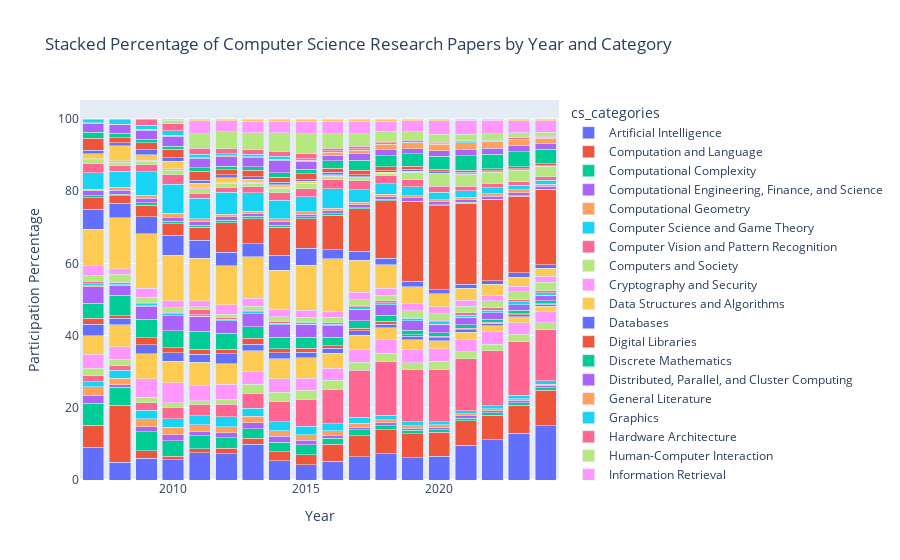

Write notebook code for a chart like this one.
### Code cell
cs_arxiv_metadata_plot = cs_arxiv_metadata[['id', 'cs_categories', 'year']]
cs_arxiv_metadata_plot = cs_arxiv_metadata_plot.explode('cs_categories')

# Group by year and category, then count papers
cs_arxiv_metadata_plot = cs_arxiv_metadata_plot.groupby(['year', 'cs_categories']).size().reset_index(name='count')

# Plot stacked histogram using Plotly
# Calculate the total count per year for percentage calculation
total_per_year = cs_arxiv_metadata_plot.groupby('year')['count'].sum().reset_index()
total_per_year.columns = ['year', 'total_count']

# Merge the total counts with the grouped data
cs_arxiv_metadata_plot = pd.merge(cs_arxiv_metadata_plot, total_per_year, on='year')

# Calculate the percentage
cs_arxiv_metadata_plot['percentage'] = cs_arxiv_metadata_plot['count'] / cs_arxiv_metadata_plot['total_count'] * 100

# Plot stacked percentage plot using Plotly
fig = px.bar(cs_arxiv_metadata_plot, x='year', y='percentage', color='cs_categories',
             title='Stacked Percentage of Computer Science Research Papers by Year and Category',
             labels={'year': 'Year', 'percentage': 'Participation Percentage'},
             barmode='stack')

fig.show()

### Figure 1 — Plotly figure (JSON) as saved in the notebook; plotly's stock layout.template omitted (floating-point values rounded to 4 significant figures)
{"data": [{"alignmentgroup": "True", "hovertemplate": "cs_categories=Artificial Intelligence<br>Year=%{x}<br>Participation Percentage=%{y}<extra></extra>", "legendgroup": "Artificial Intelligence", "marker": {"color": "#636efa", "pattern": {"shape": ""}}, "name": "Artificial Intelligence", "offsetgroup": "Artificial Intelligence", "orientation": "v", "showlegend": true, "textposition": "auto", "type": "bar", "x": [2007, 2008, 2009, 2010, 2011, 2012, 2013, 2014, 2015, 2016, 2017, 2018, 2019, 2020, 2021, 2022, 2023, 2024], "xaxis": "x", "y": [9.116, 4.973, 6.027, 5.642, 7.57, 7.326, 9.851, 5.288, 4.224, 5.143, 6.467, 7.326, 6.104, 6.551, 9.686, 11.11, 12.89, 15.0], "yaxis": "y"}, {"alignmentgroup": "True", "hovertemplate": "cs_categories=Computation and Language<br>Year=%{x}<br>Participation Percentage=%{y}<extra></extra>", "legendgroup": "Computation and Language", "marker": {"color": "#EF553B", "pattern": {"shape": ""}}, "name": "Computation and Language", "offsetgroup": "Computation and Language", "orientation": "v", "showlegend": true, "textposition": "auto", "type": "bar", "x": [2007, 2008, 2009, 2010, 2011, 2012, 2013, 2014, 2015, 2016, 2017, 2018, 2019, 2020, 2021, 2022, 2023, 2024], "xaxis": "x", "y": [6.017, 15.79, 2.11, 0.9964, 1.108, 1.483, 1.721, 2.573, 2.727, 4.728, 5.788, 6.572, 6.752, 6.668, 6.74, 6.861, 7.818, 9.92], "yaxis": "y"}, {"alignmentgroup": "True", "hovertemplate": "cs_categories=Computational Complexity<br>Year=%{x}<br>Participation Percentage=%{y}<extra></extra>", "legendgroup": "Computational Complexity", "marker": {"color": "#00cc96", "pattern": {"shape": ""}}, "name": "Computational Complexity", "offsetgroup": "Computational Complexity", "orientation": "v", "showlegend": true, "textposition": "auto", "type": "bar", "x": [2007, 2008, 2009, 2010, 2011, 2012, 2013, 2014, 2015, 2016, 2017, 2018, 2019, 2020, 2021, 2022, 2023, 2024], "xaxis": "x", "y": [6.074, 4.885, 5.26, 4.167, 3.57, 2.899, 2.57, 2.61, 2.765, 1.765, 1.668, 1.197, 0.9313, 0.7705, 0.7021, 0.6687, 0.6669, 0.5764], "yaxis": "y"}, {"alignmentgroup": "True", "hovertemplate": "cs_categories=Computational Engineering, Finance, and Science<br>Year=%{x}<br>Participation Percentage=%{y}<extra></extra>", "legendgroup": "Computational Engineering, Finance, and Science", "marker": {"color": "#ab63fa", "pattern": {"shape": ""}}, "name": "Computational Engineering, Finance, and Science", "offsetgroup": "Computational Engineering, Finance, and Science", "orientation": "v", "showlegend": true, "textposition": "auto", "type": "bar", "x": [2007, 2008, 2009, 2010, 2011, 2012, 2013, 2014, 2015, 2016, 2017, 2018, 2019, 2020, 2021, 2022, 2023, 2024], "xaxis": "x", "y": [2.267, 0.7415, 1.391, 1.773, 1.237, 1.438, 1.727, 1.625, 1.23, 0.7865, 0.7472, 0.725, 0.5701, 0.619, 0.6107, 0.5907, 0.6568, 0.6587], "yaxis": "y"}, {"alignmentgroup": "True", "hovertemplate": "cs_categories=Computational Geometry<br>Year=%{x}<br>Participation Percentage=%{y}<extra></extra>", "legendgroup": "Computational Geometry", "marker": {"color": "#FFA15A", "pattern": {"shape": ""}}, "name": "Computational Geometry", "offsetgroup": "Computational Geometry", "orientation": "v", "showlegend": true, "textposition": "auto", "type": "bar", "x": [2007, 2008, 2009, 2010, 2011, 2012, 2013, 2014, 2015, 2016, 2017, 2018, 2019, 2020, 2021, 2022, 2023, 2024], "xaxis": "x", "y": [2.305, 1.788, 2.126, 2.019, 1.806, 1.632, 1.721, 1.52, 1.531, 1.187, 1.081, 0.8952, 0.703, 0.6392, 0.5526, 0.4785, 0.4069, 0.3608], "yaxis": "y"}, {"alignmentgroup": "True", "hovertemplate": "cs_categories=Computer Science and Game Theory<br>Year=%{x}<br>Participation Percentage=%{y}<extra></extra>", "legendgroup": "Computer Science and Game Theory", "marker": {"color": "#19d3f3", "pattern": {"shape": ""}}, "name": "Computer Science and Game Theory", "offsetgroup": "Computer Science and Game Theory", "orientation": "v", "showlegend": true, "textposition": "auto", "type": "bar", "x": [2007, 2008, 2009, 2010, 2011, 2012, 2013, 2014, 2015, 2016, 2017, 2018, 2019, 2020, 2021, 2022, 2023, 2024], "xaxis": "x", "y": [1.426, 2.225, 2.446, 2.316, 2.548, 2.81, 2.299, 2.542, 2.37, 1.988, 1.639, 1.249, 1.068, 0.9523, 0.9387, 0.9329, 0.9691, 0.9274], "yaxis": "y"}, {"alignmentgroup": "True", "hovertemplate": "cs_categories=Computer Vision and Pattern Recognition<br>Year=%{x}<br>Participation Percentage=%{y}<extra></extra>", "legendgroup": "Computer Vision and Pattern Recognition", "marker": {"color": "#FF6692", "pattern": {"shape": ""}}, "name": "Computer Vision and Pattern Recognition", "offsetgroup": "Computer Vision and Pattern Recognition", "orientation": "v", "showlegend": true, "textposition": "auto", "type": "bar", "x": [2007, 2008, 2009, 2010, 2011, 2012, 2013, 2014, 2015, 2016, 2017, 2018, 2019, 2020, 2021, 2022, 2023, 2024], "xaxis": "x", "y": [1.738, 1.374, 2.03, 3.235, 3.075, 3.443, 4.168, 5.613, 7.463, 9.609, 13.05, 14.74, 14.53, 14.5, 14.4, 15.23, 15.0, 14.2], "yaxis": "y"}, {"alignmentgroup": "True", "hovertemplate": "cs_categories=Computers and Society<br>Year=%{x}<br>Participation Percentage=%{y}<extra></extra>", "legendgroup": "Computers and Society", "marker": {"color": "#B6E880", "pattern": {"shape": ""}}, "name": "Computers and Society", "offsetgroup": "Computers and Society", "orientation": "v", "showlegend": true, "textposition": "auto", "type": "bar", "x": [2007, 2008, 2009, 2010, 2011, 2012, 2013, 2014, 2015, 2016, 2017, 2018, 2019, 2020, 2021, 2022, 2023, 2024], "xaxis": "x", "y": [1.993, 1.614, 1.599, 1.294, 1.054, 1.319, 2.405, 2.584, 2.494, 2.365, 2.242, 2.372, 1.858, 2.207, 1.968, 1.711, 1.902, 1.851], "yaxis": "y"}, {"alignmentgroup": "True", "hovertemplate": "cs_categories=Cryptography and Security<br>Year=%{x}<br>Participation Percentage=%{y}<extra></extra>", "legendgroup": "Cryptography and Security", "marker": {"color": "#FF97FF", "pattern": {"shape": ""}}, "name": "Cryptography and Security", "offsetgroup": "Cryptography and Security", "orientation": "v", "showlegend": true, "textposition": "auto", "type": "bar", "x": [2007, 2008, 2009, 2010, 2011, 2012, 2013, 2014, 2015, 2016, 2017, 2018, 2019, 2020, 2021, 2022, 2023, 2024], "xaxis": "x", "y": [3.882, 3.555, 5.036, 5.474, 4.183, 4.121, 3.608, 3.726, 3.359, 3.381, 3.481, 3.847, 3.761, 3.467, 3.427, 3.48, 3.287, 3.249], "yaxis": "y"}, {"alignmentgroup": "True", "hovertemplate": "cs_categories=Data Structures and Algorithms<br>Year=%{x}<br>Participation Percentage=%{y}<extra></extra>", "legendgroup": "Data Structures and Algorithms", "marker": {"color": "#FECB52", "pattern": {"shape": ""}}, "name": "Data Structures and Algorithms", "offsetgroup": "Data Structures and Algorithms", "orientation": "v", "showlegend": true, "textposition": "auto", "type": "bar", "x": [2007, 2008, 2009, 2010, 2011, 2012, 2013, 2014, 2015, 2016, 2017, 2018, 2019, 2020, 2021, 2022, 2023, 2024], "xaxis": "x", "y": [5.196, 5.998, 6.938, 6.004, 6.527, 5.694, 5.683, 5.555, 5.736, 4.197, 3.897, 3.265, 2.592, 2.204, 1.855, 1.653, 1.602, 1.343], "yaxis": "y"}, {"alignmentgroup": "True", "hovertemplate": "cs_categories=Databases<br>Year=%{x}<br>Participation Percentage=%{y}<extra></extra>", "legendgroup": "Databases", "marker": {"color": "#636efa", "pattern": {"shape": ""}}, "name": "Databases", "offsetgroup": "Databases", "orientation": "v", "showlegend": true, "textposition": "auto", "type": "bar", "x": [2007, 2008, 2009, 2010, 2011, 2012, 2013, 2014, 2015, 2016, 2017, 2018, 2019, 2020, 2021, 2022, 2023, 2024], "xaxis": "x", "y": [3.098, 1.854, 2.526, 2.355, 2.151, 2.78, 1.78, 1.583, 1.478, 1.283, 1.284, 1.012, 0.9244, 0.8331, 0.7329, 0.6788, 0.6282, 0.5487], "yaxis": "y"}, {"alignmentgroup": "True", "hovertemplate": "cs_categories=Digital Libraries<br>Year=%{x}<br>Participation Percentage=%{y}<extra></extra>", "legendgroup": "Digital Libraries", "marker": {"color": "#EF553B", "pattern": {"shape": ""}}, "name": "Digital Libraries", "offsetgroup": "Digital Libraries", "orientation": "v", "showlegend": true, "textposition": "auto", "type": "bar", "x": [2007, 2008, 2009, 2010, 2011, 2012, 2013, 2014, 2015, 2016, 2017, 2018, 2019, 2020, 2021, 2022, 2023, 2024], "xaxis": "x", "y": [1.71, 0.7197, 1.871, 1.32, 1.355, 1.297, 1.663, 1.169, 1.076, 0.7952, 0.7551, 0.834, 0.4387, 0.3928, 0.4143, 0.318, 0.2742, 0.2163], "yaxis": "y"}, {"alignmentgroup": "True", "hovertemplate": "cs_categories=Discrete Mathematics<br>Year=%{x}<br>Participation Percentage=%{y}<extra></extra>", "legendgroup": "Discrete Mathematics", "marker": {"color": "#00cc96", "pattern": {"shape": ""}}, "name": "Discrete Mathematics", "offsetgroup": "Discrete Mathematics", "orientation": "v", "showlegend": true, "textposition": "auto", "type": "bar", "x": [2007, 2008, 2009, 2010, 2011, 2012, 2013, 2014, 2015, 2016, 2017, 2018, 2019, 2020, 2021, 2022, 2023, 2024], "xaxis": "x", "y": [4.119, 5.714, 5.212, 4.801, 5.065, 4.472, 3.307, 3.197, 3.096, 2.281, 2.065, 1.626, 1.279, 0.9765, 0.9541, 0.8253, 0.8555, 0.7478], "yaxis": "y"}, {"alignmentgroup": "True", "hovertemplate": "cs_categories=Distributed, Parallel, and Cluster Computing<br>Year=%{x}<br>Participation Percentage=%{y}<extra></extra>", "legendgroup": "Distributed, Parallel, and Cluster Computing", "marker": {"color": "#ab63fa", "pattern": {"shape": ""}}, "name": "Distributed, Parallel, and Cluster Computing", "offsetgroup": "Distributed, Parallel, and Cluster Computing", "orientation": "v", "showlegend": true, "textposition": "auto", "type": "bar", "x": [2007, 2008, 2009, 2010, 2011, 2012, 2013, 2014, 2015, 2016, 2017, 2018, 2019, 2020, 2021, 2022, 2023, 2024], "xaxis": "x", "y": [4.572, 2.683, 3.533, 4.037, 4.011, 3.361, 3.549, 3.412, 3.6, 3.216, 3.157, 2.839, 2.597, 2.326, 2.083, 1.796, 1.64, 1.527], "yaxis": "y"}, {"alignmentgroup": "True", "hovertemplate": "cs_categories=General Literature<br>Year=%{x}<br>Participation Percentage=%{y}<extra></extra>", "legendgroup": "General Literature", "marker": {"color": "#FFA15A", "pattern": {"shape": ""}}, "name": "General Literature", "offsetgroup": "General Literature", "orientation": "v", "showlegend": true, "textposition": "auto", "type": "bar", "x": [2007, 2008, 2009, 2010, 2011, 2012, 2013, 2014, 2015, 2016, 2017, 2018, 2019, 2020, 2021, 2022, 2023, 2024], "xaxis": "x", "y": [0.2834, 0.2399, 0.2078, 0.03882, 0.05376, 0.08198, 0.06485, 0.01572, 0.01881, 0.01741, 0.02368, 0.0153, 0.01799, 0.01414, 0.01623, 0.02494, 0.008923, 0.004491], "yaxis": "y"}, {"alignmentgroup": "True", "hovertemplate": "cs_categories=Graphics<br>Year=%{x}<br>Participation Percentage=%{y}<extra></extra>", "legendgroup": "Graphics", "marker": {"color": "#19d3f3", "pattern": {"shape": ""}}, "name": "Graphics", "offsetgroup": "Graphics", "orientation": "v", "showlegend": true, "textposition": "auto", "type": "bar", "x": [2007, 2008, 2009, 2010, 2011, 2012, 2013, 2014, 2015, 2016, 2017, 2018, 2019, 2020, 2021, 2022, 2023, 2024], "xaxis": "x", "y": [0.5384, 0.458, 0.4636, 0.5305, 0.4086, 0.3428, 0.4834, 0.4245, 0.4852, 0.4353, 0.6078, 0.6312, 0.6338, 0.6584, 0.621, 0.7224, 0.7448, 0.6954], "yaxis": "y"}, {"alignmentgroup": "True", "hovertemplate": "cs_categories=Hardware Architecture<br>Year=%{x}<br>Participation Percentage=%{y}<extra></extra>", "legendgroup": "Hardware Architecture", "marker": {"color": "#FF6692", "pattern": {"shape": ""}}, "name": "Hardware Architecture", "offsetgroup": "Hardware Architecture", "orientation": "v", "showlegend": true, "textposition": "auto", "type": "bar", "x": [2007, 2008, 2009, 2010, 2011, 2012, 2013, 2014, 2015, 2016, 2017, 2018, 2019, 2020, 2021, 2022, 2023, 2024], "xaxis": "x", "y": [0.7841, 0.1527, 0.3197, 0.4788, 1.505, 0.395, 0.3773, 0.5083, 0.3573, 0.4208, 0.4867, 0.4514, 0.321, 0.4756, 0.5637, 0.5962, 0.5699, 0.5734], "yaxis": "y"}, {"alignmentgroup": "True", "hovertemplate": "cs_categories=Human-Computer Interaction<br>Year=%{x}<br>Participation Percentage=%{y}<extra></extra>", "legendgroup": "Human-Computer Interaction", "marker": {"color": "#B6E880", "pattern": {"shape": ""}}, "name": "Human-Computer Interaction", "offsetgroup": "Human-Computer Interaction", "orientation": "v", "showlegend": true, "textposition": "auto", "type": "bar", "x": [2007, 2008, 2009, 2010, 2011, 2012, 2013, 2014, 2015, 2016, 2017, 2018, 2019, 2020, 2021, 2022, 2023, 2024], "xaxis": "x", "y": [1.653, 2.225, 1.487, 1.216, 0.7742, 1.043, 1.156, 1.294, 1.042, 1.509, 1.555, 1.59, 1.817, 1.822, 1.821, 1.918, 2.174, 2.386], "yaxis": "y"}, {"alignmentgroup": "True", "hovertemplate": "cs_categories=Information Retrieval<br>Year=%{x}<br>Participation Percentage=%{y}<extra></extra>", "legendgroup": "Information Retrieval", "marker": {"color": "#FF97FF", "pattern": {"shape": ""}}, "name": "Information Retrieval", "offsetgroup": "Information Retrieval", "orientation": "v", "showlegend": true, "textposition": "auto", "type": "bar", "x": [2007, 2008, 2009, 2010, 2011, 2012, 2013, 2014, 2015, 2016, 2017, 2018, 2019, 2020, 2021, 2022, 2023, 2024], "xaxis": "x", "y": [2.588, 1.549, 2.558, 1.967, 1.72, 2.608, 2.152, 2.07, 1.922, 1.704, 1.968, 1.993, 2.094, 1.906, 1.766, 1.654, 1.599, 1.65], "yaxis": "y"}, {"alignmentgroup": "True", "hovertemplate": "cs_categories=Information Theory<br>Year=%{x}<br>Participation Percentage=%{y}<extra></extra>", "legendgroup": "Information Theory", "marker": {"color": "#FECB52", "pattern": {"shape": ""}}, "name": "Information Theory", "offsetgroup": "Information Theory", "orientation": "v", "showlegend": true, "textposition": "auto", "type": "bar", "x": [2007, 2008, 2009, 2010, 2011, 2012, 2013, 2014, 2015, 2016, 2017, 2018, 2019, 2020, 2021, 2022, 2023, 2024], "xaxis": "x", "y": [10.07, 14.15, 15.06, 12.63, 11.67, 10.83, 11.51, 10.84, 12.53, 14.47, 8.901, 6.439, 4.503, 3.613, 3.283, 2.962, 2.496, 2.262], "yaxis": "y"}, {"alignmentgroup": "True", "hovertemplate": "cs_categories=Logic in Computer Science<br>Year=%{x}<br>Participation Percentage=%{y}<extra></extra>", "legendgroup": "Logic in Computer Science", "marker": {"color": "#636efa", "pattern": {"shape": ""}}, "name": "Logic in Computer Science", "offsetgroup": "Logic in Computer Science", "orientation": "v", "showlegend": true, "textposition": "auto", "type": "bar", "x": [2007, 2008, 2009, 2010, 2011, 2012, 2013, 2014, 2015, 2016, 2017, 2018, 2019, 2020, 2021, 2022, 2023, 2024], "xaxis": "x", "y": [5.592, 4.013, 4.732, 5.551, 5.032, 3.652, 3.714, 4.088, 4.645, 2.516, 2.544, 1.823, 1.591, 1.17, 1.122, 0.9368, 1.273, 0.9843], "yaxis": "y"}, {"alignmentgroup": "True", "hovertemplate": "cs_categories=Machine Learning<br>Year=%{x}<br>Participation Percentage=%{y}<extra></extra>", "legendgroup": "Machine Learning", "marker": {"color": "#EF553B", "pattern": {"shape": ""}}, "name": "Machine Learning", "offsetgroup": "Machine Learning", "orientation": "v", "showlegend": true, "textposition": "auto", "type": "bar", "x": [2007, 2008, 2009, 2010, 2011, 2012, 2013, 2014, 2015, 2016, 2017, 2018, 2019, 2020, 2021, 2022, 2023, 2024], "xaxis": "x", "y": [3.146, 2.094, 3.229, 3.119, 3.591, 8.295, 6.915, 7.719, 8.283, 9.563, 11.68, 15.97, 22.0, 23.24, 22.44, 22.54, 21.2, 20.8], "yaxis": "y"}, {"alignmentgroup": "True", "hovertemplate": "cs_categories=Mathematical Software<br>Year=%{x}<br>Participation Percentage=%{y}<extra></extra>", "legendgroup": "Mathematical Software", "marker": {"color": "#00cc96", "pattern": {"shape": ""}}, "name": "Mathematical Software", "offsetgroup": "Mathematical Software", "orientation": "v", "showlegend": true, "textposition": "auto", "type": "bar", "x": [2007, 2008, 2009, 2010, 2011, 2012, 2013, 2014, 2015, 2016, 2017, 2018, 2019, 2020, 2021, 2022, 2023, 2024], "xaxis": "x", "y": [0.6046, 0.3926, 0.6235, 0.647, 0.5269, 0.7006, 0.6072, 0.6551, 0.5416, 0.4353, 0.3368, 0.2869, 0.1827, 0.1929, 0.2093, 0.1496, 0.1309, 0.1018], "yaxis": "y"}, {"alignmentgroup": "True", "hovertemplate": "cs_categories=Multiagent Systems<br>Year=%{x}<br>Participation Percentage=%{y}<extra></extra>", "legendgroup": "Multiagent Systems", "marker": {"color": "#ab63fa", "pattern": {"shape": ""}}, "name": "Multiagent Systems", "offsetgroup": "Multiagent Systems", "orientation": "v", "showlegend": true, "textposition": "auto", "type": "bar", "x": [2007, 2008, 2009, 2010, 2011, 2012, 2013, 2014, 2015, 2016, 2017, 2018, 2019, 2020, 2021, 2022, 2023, 2024], "xaxis": "x", "y": [1.341, 1.091, 1.311, 1.152, 0.9462, 0.8496, 0.6957, 0.9852, 0.6658, 0.7488, 0.7788, 0.7154, 0.8455, 0.8473, 0.8277, 0.7973, 0.8293, 0.7246], "yaxis": "y"}, {"alignmentgroup": "True", "hovertemplate": "cs_categories=Multimedia<br>Year=%{x}<br>Participation Percentage=%{y}<extra></extra>", "legendgroup": "Multimedia", "marker": {"color": "#FFA15A", "pattern": {"shape": ""}}, "name": "Multimedia", "offsetgroup": "Multimedia", "orientation": "v", "showlegend": true, "textposition": "auto", "type": "bar", "x": [2007, 2008, 2009, 2010, 2011, 2012, 2013, 2014, 2015, 2016, 2017, 2018, 2019, 2020, 2021, 2022, 2023, 2024], "xaxis": "x", "y": [0.4251, 0.807, 0.8313, 1.178, 0.8925, 0.7229, 0.7075, 0.7651, 0.7372, 0.7952, 0.8051, 0.7173, 0.6324, 0.6372, 0.621, 0.6796, 0.7246, 0.6093], "yaxis": "y"}, {"alignmentgroup": "True", "hovertemplate": "cs_categories=Networking and Internet Architecture<br>Year=%{x}<br>Participation Percentage=%{y}<extra></extra>", "legendgroup": "Networking and Internet Architecture", "marker": {"color": "#19d3f3", "pattern": {"shape": ""}}, "name": "Networking and Internet Architecture", "offsetgroup": "Networking and Internet Architecture", "orientation": "v", "showlegend": true, "textposition": "auto", "type": "bar", "x": [2007, 2008, 2009, 2010, 2011, 2012, 2013, 2014, 2015, 2016, 2017, 2018, 2019, 2020, 2021, 2022, 2023, 2024], "xaxis": "x", "y": [4.6, 4.471, 6.427, 8.049, 5.688, 6.096, 5.176, 5.167, 4.066, 5.294, 3.386, 2.94, 2.47, 2.031, 1.709, 1.601, 1.312, 1.148], "yaxis": "y"}, {"alignmentgroup": "True", "hovertemplate": "cs_categories=Neural and Evolutionary Computing<br>Year=%{x}<br>Participation Percentage=%{y}<extra></extra>", "legendgroup": "Neural and Evolutionary Computing", "marker": {"color": "#FF6692", "pattern": {"shape": ""}}, "name": "Neural and Evolutionary Computing", "offsetgroup": "Neural and Evolutionary Computing", "orientation": "v", "showlegend": true, "textposition": "auto", "type": "bar", "x": [2007, 2008, 2009, 2010, 2011, 2012, 2013, 2014, 2015, 2016, 2017, 2018, 2019, 2020, 2021, 2022, 2023, 2024], "xaxis": "x", "y": [2.617, 1.505, 1.982, 2.562, 1.387, 1.401, 1.574, 2.112, 2.283, 2.505, 2.552, 2.163, 1.915, 1.678, 1.298, 1.23, 1.045, 0.9873], "yaxis": "y"}, {"alignmentgroup": "True", "hovertemplate": "cs_categories=Numerical Analysis<br>Year=%{x}<br>Participation Percentage=%{y}<extra></extra>", "legendgroup": "Numerical Analysis", "marker": {"color": "#B6E880", "pattern": {"shape": ""}}, "name": "Numerical Analysis", "offsetgroup": "Numerical Analysis", "orientation": "v", "showlegend": true, "textposition": "auto", "type": "bar", "x": [2007, 2008, 2009, 2010, 2011, 2012, 2013, 2014, 2015, 2016, 2017, 2018, 2019, 2020, 2021, 2022, 2023, 2024], "xaxis": "x", "y": [0.9163, 0.9597, 1.007, 1.268, 1.161, 1.133, 1.049, 1.163, 1.332, 0.9084, 0.7235, 0.6657, 2.11, 3.413, 3.364, 3.167, 3.134, 2.74], "yaxis": "y"}, {"alignmentgroup": "True", "hovertemplate": "cs_categories=Operating Systems<br>Year=%{x}<br>Participation Percentage=%{y}<extra></extra>", "legendgroup": "Operating Systems", "marker": {"color": "#FF97FF", "pattern": {"shape": ""}}, "name": "Operating Systems", "offsetgroup": "Operating Systems", "orientation": "v", "showlegend": true, "textposition": "auto", "type": "bar", "x": [2007, 2008, 2009, 2010, 2011, 2012, 2013, 2014, 2015, 2016, 2017, 2018, 2019, 2020, 2021, 2022, 2023, 2024], "xaxis": "x", "y": [0.3306, 0.4144, 0.2238, 0.3364, 0.3118, 0.164, 0.2358, 0.1939, 0.1505, 0.1161, 0.1237, 0.09373, 0.119, 0.08887, 0.06406, 0.06001, 0.06544, 0.05764], "yaxis": "y"}, {"alignmentgroup": "True", "hovertemplate": "cs_categories=Other Computer Science<br>Year=%{x}<br>Participation Percentage=%{y}<extra></extra>", "legendgroup": "Other Computer Science", "marker": {"color": "#FECB52", "pattern": {"shape": ""}}, "name": "Other Computer Science", "offsetgroup": "Other Computer Science", "orientation": "v", "showlegend": true, "textposition": "auto", "type": "bar", "x": [2007, 2008, 2009, 2010, 2011, 2012, 2013, 2014, 2015, 2016, 2017, 2018, 2019, 2020, 2021, 2022, 2023, 2024], "xaxis": "x", "y": [1.304, 4.188, 1.503, 2.2, 1.215, 1.386, 0.8843, 0.8228, 0.5153, 0.4382, 0.2763, 0.2276, 0.1674, 0.1111, 0.07517, 0.05689, 0.04045, 0.0262], "yaxis": "y"}, {"alignmentgroup": "True", "hovertemplate": "cs_categories=Performance<br>Year=%{x}<br>Participation Percentage=%{y}<extra></extra>", "legendgroup": "Performance", "marker": {"color": "#636efa", "pattern": {"shape": ""}}, "name": "Performance", "offsetgroup": "Performance", "orientation": "v", "showlegend": true, "textposition": "auto", "type": "bar", "x": [2007, 2008, 2009, 2010, 2011, 2012, 2013, 2014, 2015, 2016, 2017, 2018, 2019, 2020, 2021, 2022, 2023, 2024], "xaxis": "x", "y": [1.001, 0.8506, 1.439, 0.8929, 0.8817, 0.7602, 0.6603, 0.6603, 0.6357, 0.6472, 0.5446, 0.4667, 0.5051, 0.4514, 0.3605, 0.3032, 0.2689, 0.2305], "yaxis": "y"}, {"alignmentgroup": "True", "hovertemplate": "cs_categories=Programming Languages<br>Year=%{x}<br>Participation Percentage=%{y}<extra></extra>", "legendgroup": "Programming Languages", "marker": {"color": "#EF553B", "pattern": {"shape": ""}}, "name": "Programming Languages", "offsetgroup": "Programming Languages", "orientation": "v", "showlegend": true, "textposition": "auto", "type": "bar", "x": [2007, 2008, 2009, 2010, 2011, 2012, 2013, 2014, 2015, 2016, 2017, 2018, 2019, 2020, 2021, 2022, 2023, 2024], "xaxis": "x", "y": [3.382, 1.287, 1.871, 2.342, 2.495, 1.394, 1.786, 1.431, 1.467, 1.167, 1.181, 1.02, 0.876, 0.6887, 0.6457, 0.5541, 0.5568, 0.482], "yaxis": "y"}, {"alignmentgroup": "True", "hovertemplate": "cs_categories=Robotics<br>Year=%{x}<br>Participation Percentage=%{y}<extra></extra>", "legendgroup": "Robotics", "marker": {"color": "#00cc96", "pattern": {"shape": ""}}, "name": "Robotics", "offsetgroup": "Robotics", "orientation": "v", "showlegend": true, "textposition": "auto", "type": "bar", "x": [2007, 2008, 2009, 2010, 2011, 2012, 2013, 2014, 2015, 2016, 2017, 2018, 2019, 2020, 2021, 2022, 2023, 2024], "xaxis": "x", "y": [1.578, 1.243, 0.9912, 0.8799, 0.9785, 1.006, 0.9904, 1.221, 1.283, 1.994, 2.736, 3.108, 3.407, 3.588, 3.952, 3.977, 4.187, 4.007], "yaxis": "y"}, {"alignmentgroup": "True", "hovertemplate": "cs_categories=Software Engineering<br>Year=%{x}<br>Participation Percentage=%{y}<extra></extra>", "legendgroup": "Software Engineering", "marker": {"color": "#ab63fa", "pattern": {"shape": ""}}, "name": "Software Engineering", "offsetgroup": "Software Engineering", "orientation": "v", "showlegend": true, "textposition": "auto", "type": "bar", "x": [2007, 2008, 2009, 2010, 2011, 2012, 2013, 2014, 2015, 2016, 2017, 2018, 2019, 2020, 2021, 2022, 2023, 2024], "xaxis": "x", "y": [2.494, 2.421, 2.51, 2.769, 2.57, 2.631, 2.523, 3.459, 2.024, 1.59, 1.86, 1.821, 1.499, 1.41, 1.817, 1.589, 1.601, 1.749], "yaxis": "y"}, {"alignmentgroup": "True", "hovertemplate": "cs_categories=Sound<br>Year=%{x}<br>Participation Percentage=%{y}<extra></extra>", "legendgroup": "Sound", "marker": {"color": "#FFA15A", "pattern": {"shape": ""}}, "name": "Sound", "offsetgroup": "Sound", "orientation": "v", "showlegend": true, "textposition": "auto", "type": "bar", "x": [2007, 2008, 2009, 2010, 2011, 2012, 2013, 2014, 2015, 2016, 2017, 2018, 2019, 2020, 2021, 2022, 2023, 2024], "xaxis": "x", "y": [0.1795, 0.1091, 0.2398, 0.3235, 0.2688, 0.2012, 0.283, 0.3302, 0.4589, 0.7662, 0.9551, 1.414, 1.537, 1.796, 1.837, 2.05, 1.743, 1.39], "yaxis": "y"}, {"alignmentgroup": "True", "hovertemplate": "cs_categories=Symbolic Computation<br>Year=%{x}<br>Participation Percentage=%{y}<extra></extra>", "legendgroup": "Symbolic Computation", "marker": {"color": "#19d3f3", "pattern": {"shape": ""}}, "name": "Symbolic Computation", "offsetgroup": "Symbolic Computation", "orientation": "v", "showlegend": true, "textposition": "auto", "type": "bar", "x": [2007, 2008, 2009, 2010, 2011, 2012, 2013, 2014, 2015, 2016, 2017, 2018, 2019, 2020, 2021, 2022, 2023, 2024], "xaxis": "x", "y": [1.058, 1.461, 1.151, 1.19, 0.914, 0.5664, 0.6957, 0.7075, 0.4326, 0.4063, 0.371, 0.2965, 0.2422, 0.1989, 0.1674, 0.1785, 0.1499, 0.1647], "yaxis": "y"}, {"alignmentgroup": "True", "hovertemplate": "cs_categories=Formal Languages and Automata Theory<br>Year=%{x}<br>Participation Percentage=%{y}<extra></extra>", "legendgroup": "Formal Languages and Automata Theory", "marker": {"color": "#FF6692", "pattern": {"shape": ""}}, "name": "Formal Languages and Automata Theory", "offsetgroup": "Formal Languages and Automata Theory", "orientation": "v", "showlegend": true, "textposition": "auto", "type": "bar", "x": [2009, 2010, 2011, 2012, 2013, 2014, 2015, 2016, 2017, 2018, 2019, 2020, 2021, 2022, 2023, 2024], "xaxis": "x", "y": [1.727, 1.876, 1.634, 1.379, 1.226, 1.415, 1.298, 0.7807, 0.7577, 0.5375, 0.5425, 0.4171, 0.3613, 0.3265, 0.3986, 0.2942], "yaxis": "y"}, {"alignmentgroup": "True", "hovertemplate": "cs_categories=Social and Information Networks<br>Year=%{x}<br>Participation Percentage=%{y}<extra></extra>", "legendgroup": "Social and Information Networks", "marker": {"color": "#B6E880", "pattern": {"shape": ""}}, "name": "Social and Information Networks", "offsetgroup": "Social and Information Networks", "orientation": "v", "showlegend": true, "textposition": "auto", "type": "bar", "x": [2010, 2011, 2012, 2013, 2014, 2015, 2016, 2017, 2018, 2019, 2020, 2021, 2022, 2023, 2024], "xaxis": "x", "y": [0.9964, 4.097, 4.725, 4.699, 5.141, 5.646, 3.924, 3.51, 2.743, 2.282, 2.187, 1.712, 1.453, 1.295, 1.121], "yaxis": "y"}, {"alignmentgroup": "True", "hovertemplate": "cs_categories=Systems and Control<br>Year=%{x}<br>Participation Percentage=%{y}<extra></extra>", "legendgroup": "Systems and Control", "marker": {"color": "#FF97FF", "pattern": {"shape": ""}}, "name": "Systems and Control", "offsetgroup": "Systems and Control", "orientation": "v", "showlegend": true, "textposition": "auto", "type": "bar", "x": [2010, 2011, 2012, 2013, 2014, 2015, 2016, 2017, 2018, 2019, 2020, 2021, 2022, 2023, 2024], "xaxis": "x", "y": [0.3753, 3.516, 3.071, 3.119, 3.223, 3.397, 3.532, 3.433, 2.789, 3.062, 3.84, 3.893, 3.757, 3.441, 3.14], "yaxis": "y"}, {"alignmentgroup": "True", "hovertemplate": "cs_categories=Emerging Technologies<br>Year=%{x}<br>Participation Percentage=%{y}<extra></extra>", "legendgroup": "Emerging Technologies", "marker": {"color": "#FECB52", "pattern": {"shape": ""}}, "name": "Emerging Technologies", "offsetgroup": "Emerging Technologies", "orientation": "v", "showlegend": true, "textposition": "auto", "type": "bar", "x": [2011, 2012, 2013, 2014, 2015, 2016, 2017, 2018, 2019, 2020, 2021, 2022, 2023, 2024], "xaxis": "x", "y": [0.5054, 0.4919, 0.6603, 0.5974, 0.6394, 0.5892, 0.5841, 0.5758, 0.5134, 0.4181, 0.3938, 0.3842, 0.4158, 0.5487], "yaxis": "y"}], "layout": {"autosize": true, "barmode": "stack", "legend": {"title": {"text": "cs_categories"}, "tracegroupgap": 0}, "title": {"text": "Stacked Percentage of Computer Science Research Papers by Year and Category"}, "xaxis": {"anchor": "y", "autorange": true, "domain": [0, 1], "range": [2006.0, 2024.0], "title": {"text": "Year"}, "type": "linear"}, "yaxis": {"anchor": "x", "autorange": true, "domain": [0, 1], "range": [0, 105.3], "title": {"text": "Participation Percentage"}, "type": "linear"}}}
